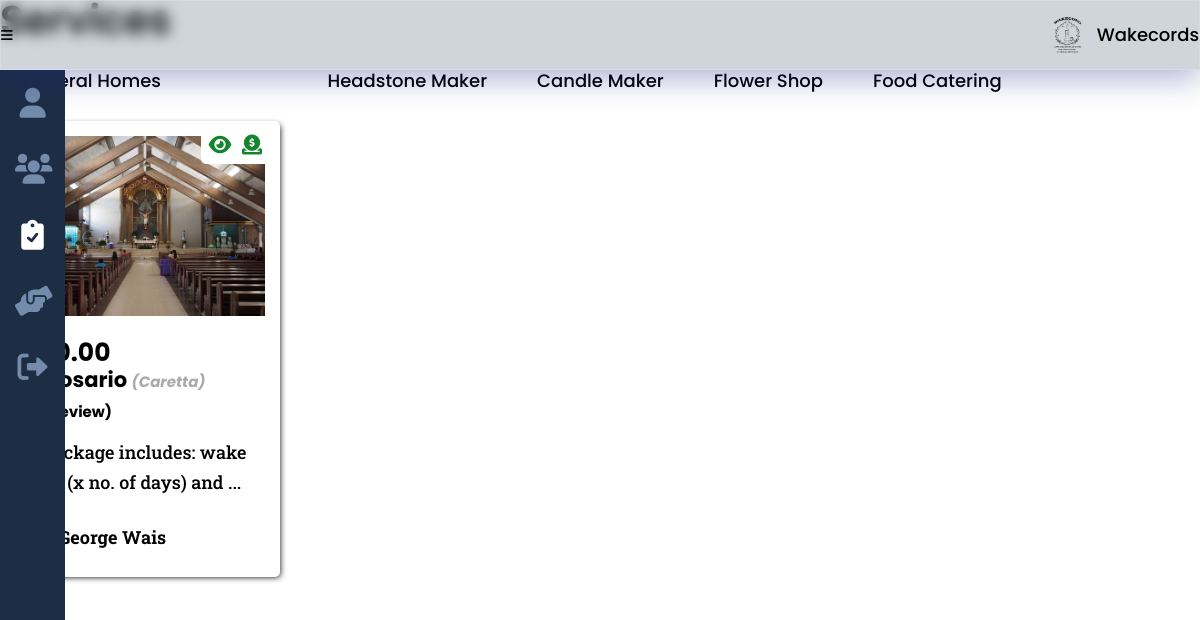
/church.php, run on an earlier commit of the app's database.
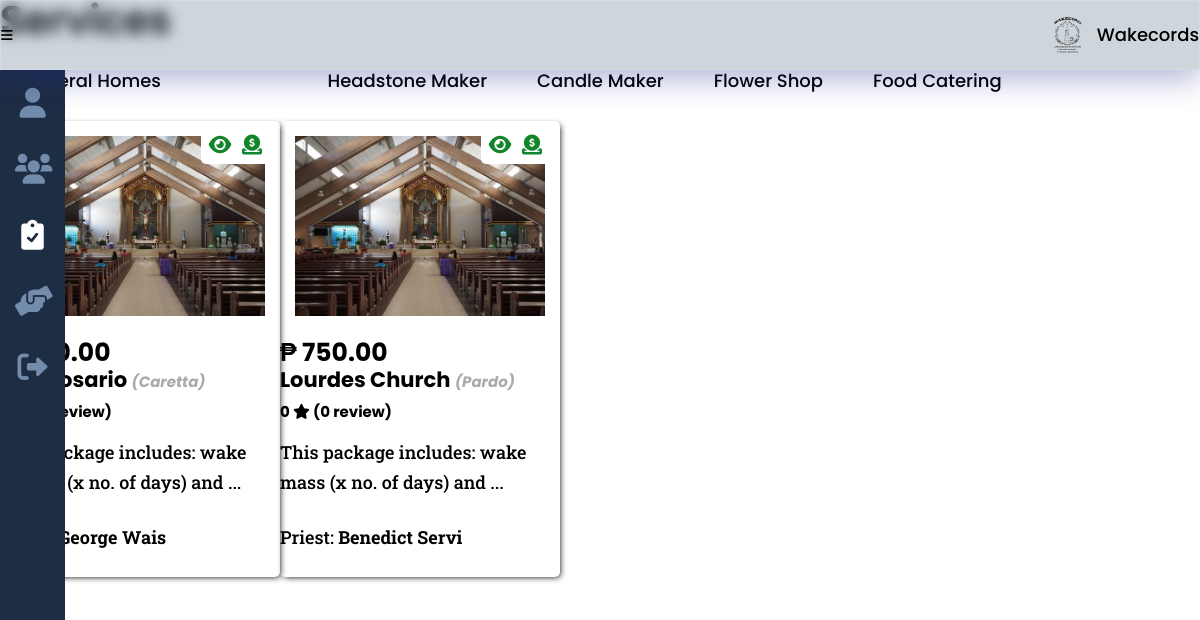
And on a later commit of the database.
### tables this page shows
CREATE TABLE `church` (
  `service_id` int(8) NOT NULL,
  `church_church` varchar(25) NOT NULL,
  `church_cemetery` varchar(25) NOT NULL,
  `church_priest` varchar(25) NOT NULL,
  `church_address` varchar(300) NOT NULL,
  `church_mass_date` date DEFAULT NULL,
  `church_mass_time` varchar(200) DEFAULT NULL
);

CREATE TABLE `services` (
  `service_id` int(8) NOT NULL,
  `provider_id` int(8) NOT NULL,
  `service_type` varchar(20) NOT NULL,
  `service_desc` varchar(500) NOT NULL,
  `service_cost` decimal(9,2) DEFAULT NULL,
  `service_qty` int(2) DEFAULT NULL,
  `service_img` varchar(100) NOT NULL,
  `service_status` varchar(10) NOT NULL
);

### others/db.php (called while the page is built, shortened)
<?php
	class DB
	{
		static $hostname = "localhost";
		static $dbname = "wakecords";
		static $username  = "root";
		static $password = "";
		public static function query($sql, $params=array(), $transactType)
		{
			$rows = array();
			try
			{
				$db = new PDO("mysql:host=". self::$hostname ."; dbname=". self::$dbname,  self::$username,  self::$password);
				$db->setAttribute(PDO::ATTR_ERRMODE, PDO::ERRMODE_EXCEPTION);
				$cmd = $db->prepare($sql);
				$cmd->execute($params);
				if($transactType == "READ")
					$rows = $cmd->fetchAll();
				else
					$rows = $db->lastInsertId();
			}
			catch(PDOException $e)
			{
				echo $e->getMessage();
			}
			return $rows;
		}
	}

### others/functions.php (the view, shortened to what this page needs)
<?php
	require_once("others/db.php");
	function limit_text($text, $limit) {
		if (str_word_count($text, 0) > $limit) {
			$words = str_word_count($text, 2);
			$pos   = array_keys($words);
			$text  = substr($text, 0, $pos[$limit]) . '...';
		}
		return $text;
	}
	function ratings($id, $service = true){
		$avg_stars = 0;
		if($service)
			$feedback = read("feedback", ["service_id"], [$id]);
		else {
			$feedback = DB::query("SELECT * FROM feedback a JOIN services b ON a.service_id = b.service_id WHERE provider_id = ?", array($id), "READ");
		}
		if(count($feedback) > 0){
			foreach($feedback as $result){
				$avg_stars += $result['feedback_star'];
			}
			$avg_stars /= count($feedback);
		}
		else return $avg_stars;
		return number_format((float)$avg_stars,1,".","");
	}
	function ratings_count($id, $service = true){
		if($service)
			$feedback = read("feedback", ["service_id"], [$id]);
		else {
			$feedback = DB::query("SELECT * FROM feedback a JOIN services b ON a.service_id = b.service_id WHERE provider_id = ?", array($id), "READ");
		}
		return (count($feedback) > 1) ? count($feedback)." reviews" : count($feedback)." review";
	}
	function read($table, $attr=[], $data=[]){
		if(count($attr) == 1){
			return DB::query("SELECT * FROM ".$table." WHERE ".$attr[0]."=?", array($data[0]), "READ");
		}
	}
	function services($type, $defer=NULL){
		switch ($type){
			case "church":
				$services = DB::query("SELECT * FROM services s JOIN church f ON s.service_id=f.service_id", array(), "READ");
				if(count($services) > 0){
					foreach($services as $results){
						echo "
						<div class='card-0 no-padding'>
							<img src='images/providers/".$results['service_type']."/".$results['provider_id']."/".$results['service_img']."'>
							<h3 style='margin-bottom:0;line-height:1;font-size:25px;'>₱ ".number_format($results['service_cost'], 2, '.', ',')."</h3>
							<h3>".$results['church_church']."
								<span class='gray-italic inline'>({$results['church_cemetery']})</span>
								<span>
									".ratings($results['service_id'], true)."
									<i class='fa-solid fa-star'></i>
									(".ratings_count($results['service_id'], true).")
								</span>
							</h3>
							<p>
								".limit_text($results['service_desc'], 10)."
							</p>
							<p>Priest: <b>{$results['church_priest']}</b></p>
							<div class='buttons'>
								<a title='View' href='funeral_tradition_this.php?service_id=".$results['service_id']."&id={$results['provider_id']}'><i class='fa-solid fa-eye'></i></a>
								<a title='Donate' href='#'><i class='fa-solid fa-circle-dollar-to-slot'></i></a>
							</div>
						</div>
						";
					}
				}
				else messaging("error", "No church services posted!");
			break;
		}
	}
	function user_type(){
		return "admin";
	}

### others/head.php (shortened to what this page needs)
<!DOCTYPE html>
<html lang="en">
<head>
	<link href="https://cdnjs.cloudflare.com/ajax/libs/font-awesome/6.0.0/css/all.min.css" rel="stylesheet">
	<link rel="stylesheet" href="https://unpkg.com/open-props"/>
	<link rel="stylesheet" href="css/style.css">
</head>

### church.php
<?php
	include("others/functions.php");
	include("others/head.php");
?>
<body>
	<div class="container">
		<?php include("others/header.php"); ?>
		<div class="banner">
			<?php
			$this_page = "services";
			include("others/sidebar.php"); ?>
			<section class="banner-con">
				<div class="wrapper">
					<div class="banner-div">
						<h2>Services</h2>
						<?php
						$current_tab = "services";
						$this_tab = "church";
						include("others/tabs.php");?>
						<div class="banner-cards">
							<?php
								services("church");
							?>
						</div>
					</div>
				</div>
			</section>
		</div>
	</div>
</body>
</html>

### others/header.php (shortened to what this page needs)
<div class="header">
	<button class="header-btn" data-menu-icon>
		<i class="fa-solid fa-bars"></i>
	</button>
	<picture>
		<?php
			if(isset($_SESSION['provider'])){
				$provider = provider();
				if(empty($provider['provider_logo'])){
		?>
				<svg xmlns="http://www.w3.org/2000/svg" viewBox="0 0 640 512"><path d="M425.1 482.6c-2.303-1.25-4.572-2.559-6.809-3.93l-7.818 4.493c-6.002 3.504-12.83 5.352-19.75 5.352c-10.71 0-21.13-4.492-28.97-12.75c-18.41-20.09-32.29-44.15-40.22-69.9c-5.352-18.06 2.343-36.87 17.83-45.24l8.018-4.669c-.0664-2.621-.0664-5.242 0-7.859l-7.655-4.461c-12.3-6.953-19.4-19.66-19.64-33.38C305.6 306.3 290.4 304 274.7 304H173.3C77.61 304 0 381.7 0 477.4C0 496.5 15.52 512 34.66 512H413.3c5.727 0 10.9-1.727 15.66-4.188c-2.271-4.984-3.86-10.3-3.86-16.06V482.6zM224 256c70.7 0 128-57.31 128-128S294.7 0 224 0C153.3 0 96 57.31 96 128S153.3 256 224 256zM610.5 373.3c2.625-14 2.625-28.5 0-42.5l25.75-15c3-1.625 4.375-5.125 3.375-8.5c-6.75-21.5-18.25-41.13-33.25-57.38c-2.25-2.5-6-3.125-9-1.375l-25.75 14.88c-10.88-9.25-23.38-16.5-36.88-21.25V212.3c0-3.375-2.5-6.375-5.75-7c-22.25-5-45-4.875-66.25 0c-3.25 .625-5.625 3.625-5.625 7v29.88c-13.5 4.75-26 12-36.88 21.25L394.4 248.5c-2.875-1.75-6.625-1.125-9 1.375c-15 16.25-26.5 35.88-33.13 57.38c-1 3.375 .3751 6.875 3.25 8.5l25.75 15c-2.5 14-2.5 28.5 0 42.5l-25.75 15c-3 1.625-4.25 5.125-3.25 8.5c6.625 21.5 18.13 41 33.13 57.38c2.375 2.5 6 3.125 9 1.375l25.88-14.88c10.88 9.25 23.38 16.5 36.88 21.25v29.88c0 3.375 2.375 6.375 5.625 7c22.38 5 45 4.875 66.25 0c3.25-.625 5.75-3.625 5.75-7v-29.88c13.5-4.75 26-12 36.88-21.25l25.75 14.88c2.875 1.75 6.75 1.125 9-1.375c15-16.25 26.5-35.88 33.25-57.38c1-3.375-.3751-6.875-3.375-8.5L610.5 373.3zM496 400.5c-26.75 0-48.5-21.75-48.5-48.5s21.75-48.5 48.5-48.5c26.75 0 48.5 21.75 48.5 48.5S522.8 400.5 496 400.5z"/></svg>
		<?php
				}
				else echo "<img class='header-logo' src='images/providers/".$provider['provider_type']."/".$_SESSION['provider']."/".$provider['provider_logo']."' >";
			}
			else echo "<img class='header-logo' src='images/main-logo.png'>";
		?>
		<div>Wakecords</div>
	</picture>
</div>

### others/sidebar.php (shortened to what this page needs)
<ul class="sidebar " data-sidebar>
  <li class="sidebar-list">
    <a class="sidebar-link <?php echo ($this_page == 'profile')?'active':''; ?>" href="profile.php" title="Profile">
      <i class="fa-solid fa-user"></i>
    </a>
  </li>
  <?php
    if(user_type() == "admin"){
  ?>
  <li class="sidebar-list">
    <a class="sidebar-link <?php echo ($this_page == 'users')?'active':''; ?>" href="admin_users.php" title="Feedback">
      <i class="fa-solid fa-users"></i>
    </a>
  </li>
  <?php
    }
  ?>
  <li class="sidebar-list">
    <?php
      if(user_type() == "seeker"){
    ?>
      <a class="sidebar-link <?php echo ($this_page == 'services')?'active':''; ?>" href="get_started.php" title="Services">
        <i class="fa-solid fa-clipboard-check"></i>
        <div>Get Started</div>
      </a>
    <?php
      } elseif(user_type() == "admin") {
    ?>
      <a class="sidebar-link <?php echo ($this_page == 'services')?'active':''; ?>" href="funeral.php" title="Services">
        <i class="fa-solid fa-clipboard-check"></i>
      </a>
    <?php
      }
    ?>
  </li>
  <li class="sidebar-list">
    <?php
    if(user_type() == 'admin'){
      $link = "<a class='sidebar-link ";
      $link .= ($this_page == 'transact')?'active':'';
      $link .= "' href='purchase.php' title='Transactions'>";
    }
    echo $link;
    ?>
      <i class="fas fa-hands-helping"></i>
    </a>
  </li>
  <li class="sidebar-list">
    <a class="sidebar-link" href="logout.php" title="Logout" onclick='return confirm("Are you sure you want to logout?");'>
      <i class="fa-solid fa-right-from-bracket"></i>
    </a>
  </li>
</ul>

### others/tabs.php (shortened to what this page needs)
<?php
  if($current_tab == "services"){
?>
  <ul>
    <li><a class="<?php echo ($this_tab == 'funeral')?'active':''; ?>" href="funeral.php">Funeral Homes</a></li>
    <li><a class="<?php echo ($this_tab == 'church')?'active':''; ?>" href="church.php">Church</a></li>
    <li><a class="<?php echo ($this_tab == 'headstone')?'active':''; ?>" href="headstone.php">Headstone Maker</a></li>
    <li><a class="<?php echo ($this_tab == 'candle')?'active':''; ?>" href="candle.php">Candle Maker</a></li>
    <li><a class="<?php echo ($this_tab == 'flower')?'active':''; ?>" href="flower.php">Flower Shop</a></li>
    <li><a class="<?php echo ($this_tab == 'food')?'active':''; ?>" href="food.php">Food Catering</a></li>
  </ul>
<?php
  }
?>

### css/style.css (style rules this page uses)
:root { --dark-blue:#0d1321; --light-blue:#1d2d44; --pale-blue:#3e5c76; --light-gray:#748cab; --gray: #ccc; --peach:#f0ebd8; --header-height:70px; --red: hsl(0,100%,40%); --green: hsl(133, 75%, 30%); --blue: hsl(180, 75%, 40%); --em-1: 1em; --rem-1: 1rem; --box-shadow: 2px 2px 6px -2px #000; }
* { padding:0;margin:0;box-sizing:border-box;resize:none;outline:none;border:none;text-decoration:none;list-style:none; }
body { font:500 18px/30px Poppins,sans-serif; }
.wrapper { width:100%;margin:0 auto 0 0;padding:0 var(--size-3) var(--size-8) var(--size-11); }
section, main { padding:100px 0;background:#fff; }
.no-padding { padding:0 !important; }
h1,h2 { line-height:100%;margin-bottom:40px;position:relative; }
h2 { margin-bottom:var(--rem-1); }
h3 { margin-bottom:10px;position:relative; }
h2 { font-size:40px;font-weight:600; }
p { font-family:Roboto Slab,serif;margin-bottom:25px; }
.card-0 { display:block;border:1px solid var(--gray-2);width:280px;box-shadow:var(--box-shadow);border-radius:5px;margin-block:15px;position:relative;overflow:hidden;padding:0 0 75px; }
.card-0 img { height:210px;padding:15px; }
.card-0 .buttons { position:absolute;inset:10px 10px auto auto;background-color:#fff;padding-inline:5px;border-radius:5px;padding-bottom:3px; }
.card-0 .buttons a { display:inline-block;margin-inline:3px;width:fit-content;color:var(--green); }
.card-0 .buttons a i { font-size:20px; }
.gray-italic { font-style:italic;color:#aaa !important;font-size:15px; }
.gray-italic.inline { display:inline-block !important; }
.header { display:flex;justify-content:space-between;box-shadow:var(--shadow-4);padding:var(--size-3);position:fixed;width:100%;height:var(--header-height);align-items:center;z-index:100;background: rgba( 62, 92, 118, 0.25 );box-shadow: 0 8px 32px 0 rgba( 31, 38, 135, 0.37 );-webkit-backdrop-filter: blur( 7px );backdrop-filter: blur( 7px );border: 1px solid rgba( 255, 255, 255, 0.18 ); }
img.header-logo { width:40px;height:40px; }
button.header-btn { background:none; }
button.header-btn i { font-size:var(--size-7); }
.header picture { display:flex;justify-content:space-between;align-items:center;column-gap:10px; }
.sidebar { min-width:65px;overflow:hidden;margin-top:var(--header-height);transition: min-width 100ms ease-out;position:fixed;background:var(--light-blue);height:100%;display:flex;flex-flow:column;z-index:99; }
.sidebar-link { display:flex;align-items:center;justify-content:center;margin:1em 0;color:var(--light-gray); }
.sidebar-link.active { color:#fff; }
.sidebar-link i { width:35px;font-size:30px;text-align:center; }
.banner-con { width:100%;padding:0; }
.banner-div { height:100%;padding-top:var(--size-11);position:relative;margin-bottom:var(--em-1); }
.banner-cards { display:flex;column-gap:var(--size-5);flex-wrap:wrap; }
.banner-cards a { color:var(--gray-8);width:100%;height:100%;display:block; }
.banner-cards img { width:100%; }
.banner-cards h3, .banner-cards p { padding-inline:var(--size-3); }
.banner-cards h3 span { display:block;font-size:15px;color:var(--yellow-6); }
.banner-cards p { font-size:var(--size-3); }
.banner-div ul { display:flex;margin-bottom:var(--size-5);flex-wrap:wrap; }
.banner-div ul li a { display:inline-block;background:var(--gray-3);padding:10px 25px;color:#000;border-top-left-radius:10px;border-top-right-radius:10px; }
.banner-div ul li a:hover, .banner-div ul li a.active { background:var(--gray-8);color:#fff; }

What changed in the data, as far as the page shows it:
added church: service_id.service_img (picture), service_id.service_cost "750.00", church_church "Lourdes Church", church_cemetery "Pardo", service_id "0", service_id "0 review", service_id.service_desc "This package includes: wake mass (x no. of days) and ...", church_priest "Benedict Servi"
